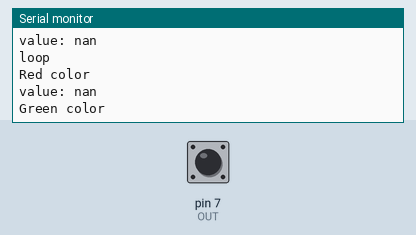
This sketch was run on a simulated Arduino Uno, built with avr-gcc and run on an emulated ATmega328P. On the bench: the last lines printed to the serial monitor. The test bench sets the inputs (shaded band); at power-on: pin 7 (OUT) LOW.

Above: at 1.2 s.
1.3 s: pin 7 (OUT) driven HIGH
At 1.7 s:
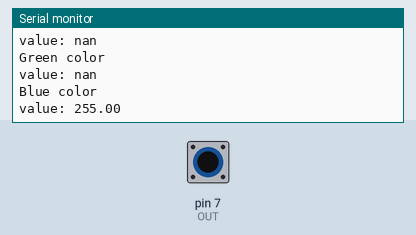
5.8 s: pin 7 (OUT) pulsed HIGH 5 times (0.12 s each, 0.3 s apart)
At 6.44 s:
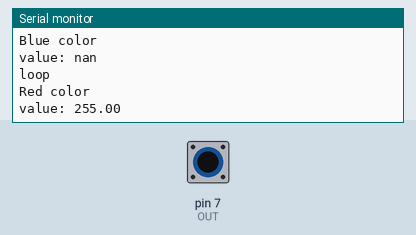

The sketch:

ColorS.ino
```cpp
#define VCC  12
#define OUT  7
#define S2   5
#define S3   6
#define S0   3
#define S1   4

#define  Filters_R  0
#define  Filters_G  1
#define  Filters_B  2

long count = 0;
int counter = 0;
int G_flag = 1;
int RGB = 0;
float scaleFactor[] = {2.32, 2, 0.7 };

void setup()
{
  pinMode(OUT, INPUT);
  pinMode(S2, OUTPUT);
  pinMode(S3, OUTPUT);
  pinMode(S0, OUTPUT);
  pinMode(S1, OUTPUT);

  digitalWrite(S2, HIGH);
  digitalWrite(S3, LOW);
  digitalWrite(S0, LOW);  // OUTPUT FREQUENCY SCALING 2%
  digitalWrite(S1, HIGH);


  Serial.begin(9600);
  Serial.println("Starting...");

  digitalWrite(VCC, HIGH);


}

void loop()
{

  float value;

  Serial.println("loop");

  digitalWrite(VCC, HIGH);
  delay(100);

  for(int i=0; i<3; i++)
  {
    RGB=i;
    Select_Filters(i);
    float sf=0;
    count=0;
    int lastDigitalRead = HIGH;
    for(int j=0; j<25000; j++)
    {
      int digitalReadValue = digitalRead(OUT);
      if (lastDigitalRead == LOW && digitalReadValue == HIGH)
      {
        count++;
      }

      lastDigitalRead = digitalReadValue;
    }
      sf = 255.0/count;
    value = sf*count;

    Serial.print("value: ");
    Serial.println(value);
   // Serial.print("counter ");
    //Serial.println(counter);
    counter=0;
    count=0;
  }

  digitalWrite(VCC, LOW);
  digitalWrite(S2, LOW);
  digitalWrite(S3, LOW);
  digitalWrite(S0, LOW);
  digitalWrite(S1, LOW);

  delay(500);
  digitalWrite(S1, HIGH);
}


void Select_Filters(int RGB)
{
  switch(RGB)
  {
    case Filters_R:          //Red
    digitalWrite(S2, LOW);
    digitalWrite(S3, LOW);
    Serial.println("Red color");
    break;

    case Filters_G:          //Green
    digitalWrite(S2, HIGH);
    digitalWrite(S3, HIGH);
    Serial.println("Green color");
    break;

    case Filters_B:          //Blue
    digitalWrite(S2, LOW);
    digitalWrite(S3, HIGH);
    Serial.println("Blue color");
    break;

    default:                  //Clear(no filter)
    digitalWrite(S2, HIGH);
    digitalWrite(S3, LOW);
    Serial.println("-----no filter");
    break;
  }
}
```

Measured:
- after the input at 1.3 s, the serial monitor: prints a new line at once (image 1)
- after the input at 5.8 s, the serial monitor: prints a new line after 0.64 s (image 2)
